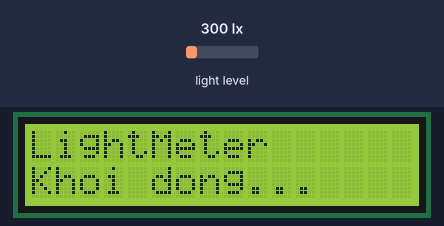
Recording of a program running on a simulated ESP32. Shown: 16×2 character LCD. The test bench sets the inputs (shaded band); at power-on: light level 300 lx. What the program prints to the serial monitor is not drawn.

Above: at 1.1 s.
At 9.7 s:
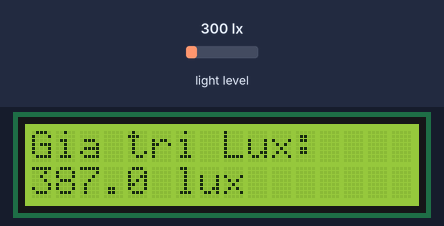
9.8 s: light level set to 40 lx
At 11.4 s:
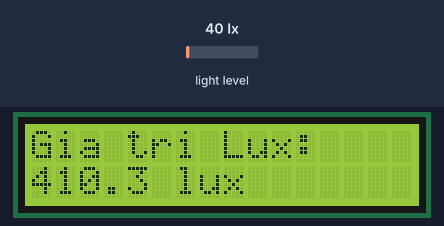
12.8 s: light level set to 500 lx
At 14.4 s:
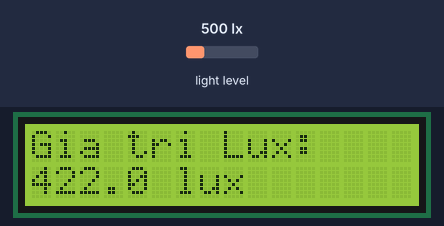
15.8 s: light level set to 1000 lx
At 22.4 s:
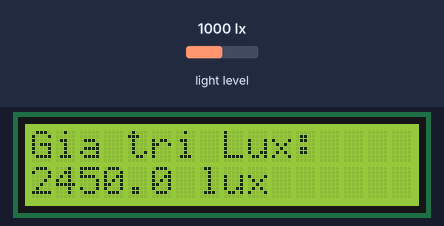
Timing chart, 0 to 23.9 s (numbered marks = the images above; inputs shaded):
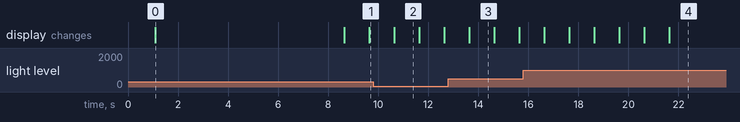

The program:

main.cpp
```cpp
#include <Wire.h>
#include <LiquidCrystal_I2C.h>
#include <BH1750.h>

LiquidCrystal_I2C lcd(0x27, 16, 2);
BH1750 lightMeter;

// --- BỘ LỌC TRUNG BÌNH TRƯỢT ---
const int WINDOW_SIZE = 10;
float readings[WINDOW_SIZE];
int readIndex = 0;
float total = 0;
float averageLux = 0;

// --- QUẢN LÝ THỜI GIAN ---
unsigned long lastSensorReadTime = 0;
unsigned long lastLcdUpdateTime = 0;

// * LƯU Ý KHI DÙNG NẮP BẢO VỆ *
// Khi tăng MTreg, thời gian đo cần thiết sẽ tăng lên.
// Ở chế độ HighResMode2 + MTreg 200, thời gian đo khoảng ~500ms.
// Chúng ta đặt khoảng thời gian đọc cảm biến là 600ms để an toàn.
const unsigned long sensorReadInterval = 600;
const unsigned long lcdUpdateInterval = 1000;

// * CẤU HÌNH HỆ SỐ NẮP ĐẬY (CALIBRATION FACTOR) *
// 1.0 = Không dùng nắp.
// Nếu nắp cản 50% ánh sáng, hệ số này nên là 2.0.
// Xem Phương pháp 2 bên dưới để biết cách tìm con số chính xác.
const float CAP_CORRECTION_FACTOR = 2.45;

void setup() {
  Serial.begin(115200);
  delay(1000);
  Serial.println("--- BAT DAU V1.2 (CAP CORRECT) ---");

  Wire.begin(21, 22);
  lcd.init();
  lcd.backlight();

  lcd.setCursor(0, 0);
  lcd.print("LightMeter");
  lcd.setCursor(0, 1);
  lcd.print("Khoi dong...");
  delay(1500);

  // 1. Khởi tạo cảm biến với độ phân giải cao nhất
  if (lightMeter.begin(BH1750::CONTINUOUS_HIGH_RES_MODE_2)) {
    Serial.println(F("BH1750 initialized."));

    // 2. TĂNG ĐỘ NHẠY PHẦN CỨNG (MTreg) ĐỂ BÙ ĐẮP NẮP ĐẬY
    // Giá trị mặc định là 69. Range: 31 - 254.
    // Nếu nắp mờ vừa phải, thử 138 (gấp đôi). Nếu nắp rất mờ, thử 200-250.
    // Tăng giá trị này giúp sensor đo tốt hơn trong tối qua nắp đậy.
    byte newMTreg = 138;
    if (lightMeter.setMTreg(newMTreg)) {
      Serial.print(F("MTreg set to: "));
      Serial.println(newMTreg);
    } else {
      Serial.println(F("Error setting MTreg"));
    }

    // Làm đầy bộ lọc ban đầu
    for (int i = 0; i < WINDOW_SIZE; i++) {
      readings[i] = lightMeter.readLightLevel();
      total += readings[i];
      delay(sensorReadInterval); // Phải chờ đủ thời gian đo mới của MTreg
    }
    averageLux = total / WINDOW_SIZE;

  } else {
    Serial.println(F("Error BH1750"));
    lcd.clear(); lcd.print("Sensor ERROR!");
    while (1);
  }
  lcd.clear();
}

void loop() {
  unsigned long currentMillis = millis();

  // TÁC VỤ 1: ĐỌC VÀ LỌC (Mỗi 600ms)
  if (currentMillis - lastSensorReadTime >= sensorReadInterval) {
    lastSensorReadTime = currentMillis;

    float rawReading = lightMeter.readLightLevel();

    if (rawReading >= 0) {
      // * 3. BÙ SAI SỐ DO NẮP ĐẬY BẰNG PHẦN MỀM *
      float correctedReading = rawReading * CAP_CORRECTION_FACTOR;

      // Bộ lọc trung bình
      total = total - readings[readIndex];
      readings[readIndex] = correctedReading;
      total = total + readings[readIndex];
      readIndex = (readIndex + 1) % WINDOW_SIZE;
      averageLux = total / WINDOW_SIZE;
    }
  }

  // TÁC VỤ 2: HIỂN THỊ (Mỗi 1 giây)
  if (currentMillis - lastLcdUpdateTime >= lcdUpdateInterval) {
    lastLcdUpdateTime = currentMillis;

    Serial.print("Avg Lux (Corrected): ");
    Serial.println(averageLux, 1);

    lcd.setCursor(0, 0);
    lcd.print("Gia tri Lux:  ");
    lcd.setCursor(0, 1);
    lcd.print("                ");
    lcd.setCursor(0, 1);

    // Giới hạn hiển thị nếu quá sáng để không vỡ khung LCD
    if(averageLux > 99999.9) {
       lcd.print("OVERLOAD");
    } else {
       lcd.print(averageLux, 1);
       lcd.print(" lux");
    }
  }
}
```

Measured:
- what the display in image 0 shows lasts 7.5 s, from 1.1 s to 8.6 s
- what the display in image 2 shows lasts 1.0 s, from 10.6 s to 11.6 s
